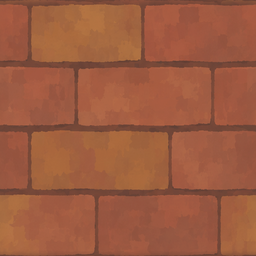
#> input picture design/voxel/materials/brick.png, 256 x 256 px
$ python pixel_bake.py materials/brick.png
#> lines starting #> are read from the running program, lines starting #| are printed output that depends on the picture
"""Finish a scene bake at the farm's logical pixel density before nearest-neighbour display."""

from pathlib import Path
import sys

from PIL import Image, ImageChops, ImageFilter, ImageOps


def finish(path):
    with Image.open(path) as source:
#> source is the input picture: PIL image 256x256 RGB; mean R, G, B 156, 91, 64.1
        width, height = source.size
#> width = 256; height = 256
        rgba = source.convert("RGBA").resize(((width + 1) // 2, (height + 1) // 2), Image.Resampling.BOX)
    color = rgba.convert("RGB")
    alpha = rgba.getchannel("A").point(lambda a: 255 if a >= 128 else 0)
#> alpha: PIL image 128x128 L; every value is 255

    # The dark side of a strong material boundary gets one ink pixel at the logical resolution.
    light = ImageOps.grayscale(color)
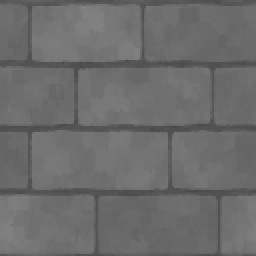
#> light: PIL image 128x128 L (shown 2 times larger); min 73, max 130, mean 107.8
    contrast = ImageChops.subtract(light.filter(ImageFilter.MaxFilter(3)), light)
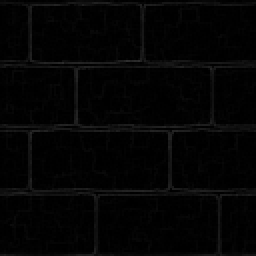
#> contrast: PIL image 128x128 L (shown 2 times larger); min 0, max 46, mean 4
    contour = contrast.point(lambda v: min(195, max(0, (v - 19) * 3)))
    silhouette = ImageChops.subtract(alpha, alpha.filter(ImageFilter.MinFilter(3)))
#> silhouette: PIL image 128x128 L; every value is 0
    ink = ImageChops.lighter(contour, silhouette)
    shade = ImageChops.multiply(color, Image.new("RGB", color.size, (181, 185, 191)))
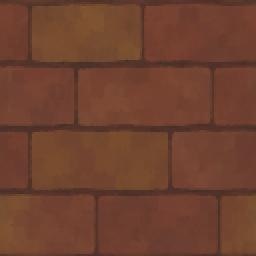
#> shade: PIL image 128x128 RGB (shown 2 times larger); mean R, G, B 110.6, 65.9, 47.7
    color = Image.composite(shade, color, ink)
    # Reserve ink, lamp, roof and flower accents; median cut alone spends most colours on the meadow.
    accents = (
        "291f20",
        "43312a",
        "51635a",
        "43595f",
        "366578",
        "447786",
        "73aba9",
        "6796ac",
        "633e35",
        "975231",
        "b76531",
        "db7940",
        "ea8139",
        "faa84a",
        "ffce68",
        "ffe79a",
        "fbf2c8",
        "d8ceb4",
        "ee8b8b",
        "aa81b4",
        "86a955",
        "c2c376",
        "c5d5cf",
        "777e85",
    )
    count = 128 - len(accents)
    chosen = color.quantize(colors=count, method=Image.Quantize.MEDIANCUT, dither=Image.Dither.NONE)
    palette = chosen.getpalette()[: count * 3] + [int(h[i : i + 2], 16) for h in accents for i in (0, 2, 4)]
#> palette = 384 values, max 255 at index 354, min 31 at index 313, mean 110
    swatches = Image.new("P", (1, 1))
    swatches.putpalette(palette + palette[-3:] * (256 - len(palette) // 3))
    indexed = color.quantize(palette=swatches, dither=Image.Dither.NONE).convert("RGBA")
    indexed = Image.composite(indexed, Image.new("RGBA", indexed.size), alpha)
    # Cropping preserves an exact two-device-pixel grid for odd-sized atlas entries.
    indexed.resize((indexed.width * 2, indexed.height * 2), Image.Resampling.NEAREST).crop((0, 0, width, height)).save(path, optimize=True)


if __name__ == "__main__":
    finish(Path(sys.argv[1]))

$ run again, on design/voxel/materials/slate.png
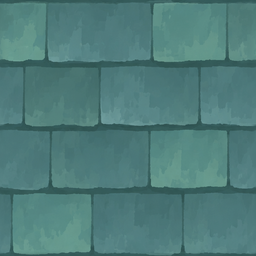
#> input picture design/voxel/materials/slate.png, 256 x 256 px
#> in finish, source is the input picture: PIL image 256x256 RGB; mean R, G, B 79, 124, 122
#> alpha: PIL image 128x128 L; every value is 255
#> in finish, `contour = contrast.point(lambda v: min(195, max(0, (v - 19) * 3)))`:
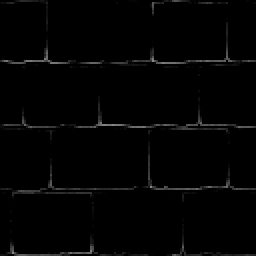
#> contour: PIL image 128x128 L (shown 2 times larger); min 0, max 138, mean 3.1
#> silhouette: PIL image 128x128 L; every value is 0
#> in finish, `shade = ImageChops.multiply(color, Image.new("RGB", color.size, (181, ..`:
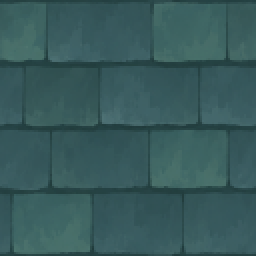
#> shade: PIL image 128x128 RGB (shown 2 times larger); mean R, G, B 55.9, 89.8, 91.2
#> palette = 384 values, max 255 at index 354, min 31 at index 313, mean 112.7
